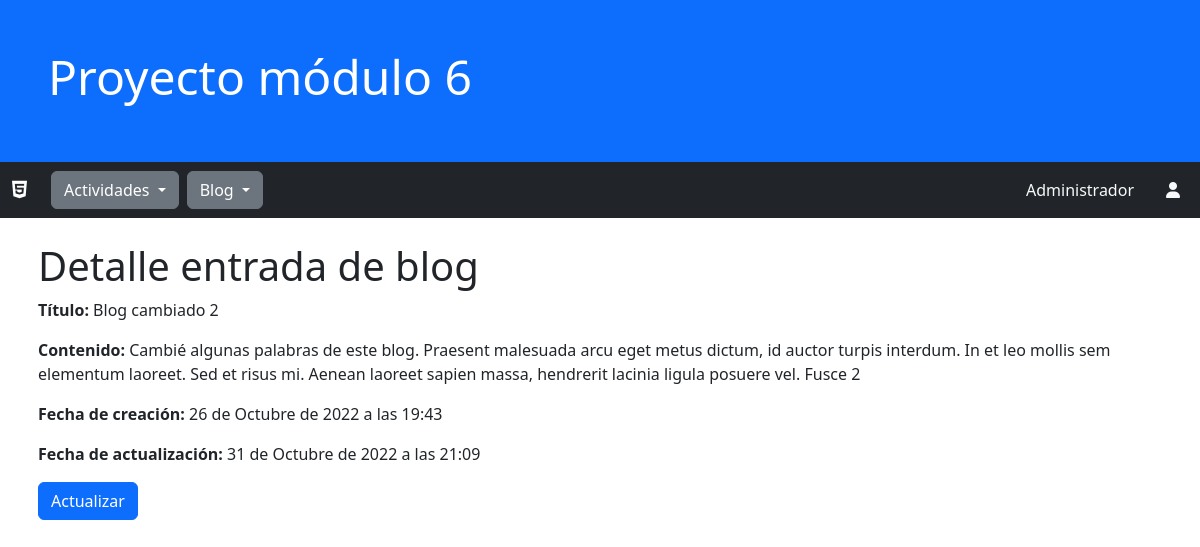
Page /blog/detail/1 on the committed database.
### blog/models.py (models this page shows, shortened)
class EntradaBlog(models.Model):
    titulo = models.CharField(max_length=128, verbose_name="Título")
    contenido = models.TextField(verbose_name="Contenido")
    fecha_creacion = models.DateTimeField(auto_now_add=True, verbose_name="Fecha de creación")
    fecha_actualizacion = models.DateTimeField(auto_now=True, verbose_name="Fecha de actualización")
    class Meta():
        verbose_name_plural = "Blogs"
        verbose_name = "Blog"
        ordering = ['fecha_creacion']

### blog/views.py (the view)
# urls.py: path('detail/<int:pk>', views.BlogDetail.as_view(), name='detail'),
class BlogDetail(DetailView):
    model = models.EntradaBlog
    template_name = 'blog/detail.html'

### blog/templates/blog/detail.html
{% extends 'actividades/base.html'%}
{% block contenido %}
<div class="container p-2 mt-3">
    <h1>Detalle entrada de blog </h1>
    <p><strong>Título: </strong>{{entradablog.titulo}}</p>
    <p><strong>Contenido: </strong>{{entradablog.contenido}}</p>
    <p><strong>Fecha de creación: </strong>{{entradablog.fecha_creacion}}</p>
    <p><strong>Fecha de actualización: </strong>{{entradablog.fecha_actualizacion}}</p>
    <a class="btn btn-primary" href="{% url 'blog:update' entradablog.id %}">Actualizar</a>
</div>
{% endblock %}

### rows in the picture
EntradaBlog: titulo "Blog cambiado 2", contenido "Cambié algunas palabras de este blog. Praesent malesuada arcu eget metus dictum, id auctor turpis interdum. In et leo mollis sem elementum laoreet. Sed et risus mi. Aenean laoreet sapien massa, hendrerit lacinia ligula posuere vel. Fusce 2", fecha_creacion "26 de Octubre de 2022 a las 19:43", fecha_actualizacion "31 de Octubre de 2022 a las 21:09"
